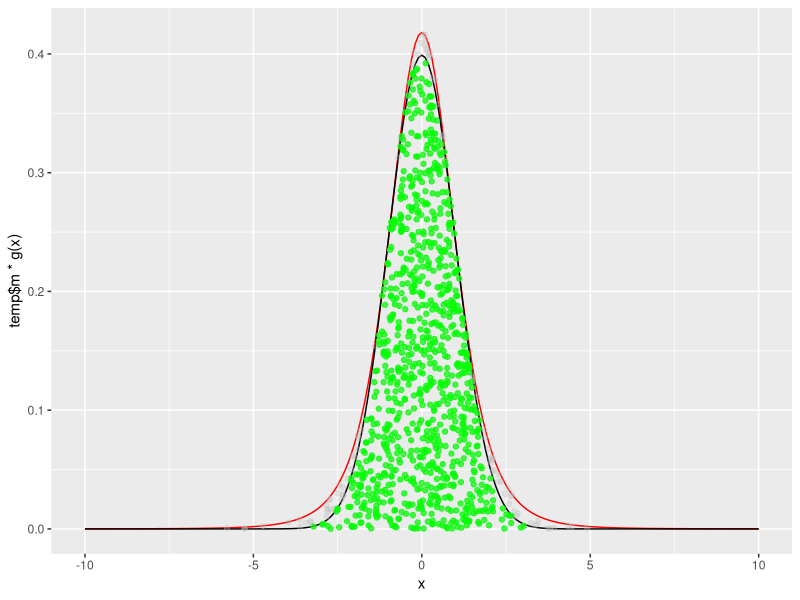

This figure's R source:
x=seq(-10,10,0.1)
norm_y=dnorm(x)
logi_y=exp(-x)/(1+exp(-x))^2
cauc_y=1/3.1415926/(1+x^2)
stud_y=dt(x,5)
norm1_y=dnorm(x,1,2)

g=function(x){
  dt(x,5)
}
g_sample=function(n){
  rt(n,5)
}

f=function(x){
  dnorm(x)
}

h=function(x){
  g(x)/f(x)
}


reject_sample=function(n=1000){
  u=runif(n)
  g_sam=g_sample(n)
  m=1/optimize(h, c(-10, 10), tol = 0.000001)$objective
  temp=f(g_sam)/(m*g(g_sam))
  target_sample=g_sam[u<=temp]
  u1=u[u<=temp]
  #print(head(temp))
  list(accept_rate=1/m,target_sample=target_sample,
       real_accept_rate=length(target_sample)/n,
       g_sample=g_sam,u=u,m=m,u1=u1)
}

temp=reject_sample(1000)
f_sample=density(temp$target_sample)
library(ggplot2)
p=ggplot()+geom_line(aes(x,temp$m*g(x)),colour="red")+
  geom_line(aes(x=x,norm_y))+
  geom_point(aes(temp$g_sample,temp$m*temp$u*g(temp$g_sample)),alpha=0.3,colour="grey")+
  geom_point(aes(temp$target_sample,temp$m*temp$u1*g(temp$target_sample)),alpha=0.7,colour="green")
  
print(p)
cat(temp$accept_rate,temp$real_accept_rate)